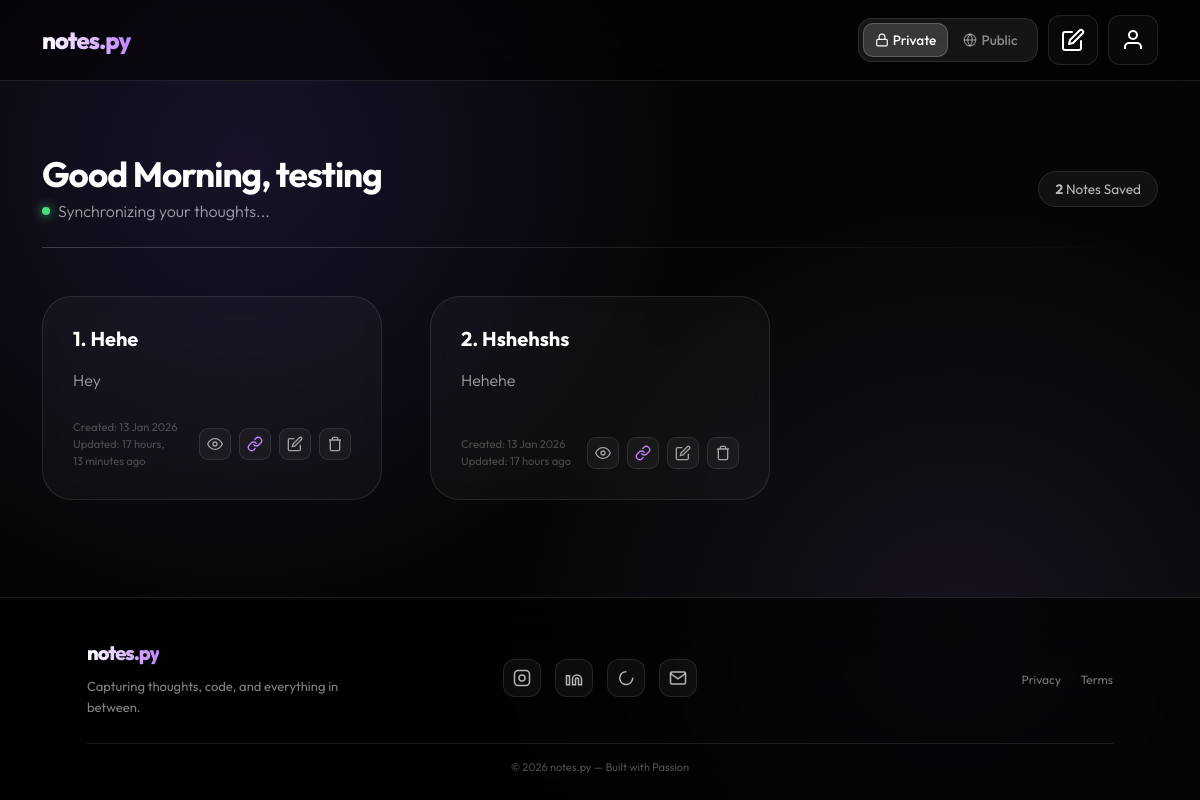
Page /home/ (signed in) on the committed database.
### notes/models.py (models this page shows)
class NoteApp(models.Model):
    notehead = models.CharField(max_length=15)
    notecontent = models.CharField(max_length=200)
    created_at = models.DateTimeField(auto_now_add=True)
    user = models.ForeignKey(User, on_delete=models.CASCADE)
    share_token = models.UUIDField(default=uuid.uuid4, editable=False, unique=True)
    is_public = models.BooleanField(default=False)
    updated_at = models.DateTimeField(auto_now=True)

### notes/views.py (the view, shortened to what this page needs)
# urls.py: 2. Add a URL to urlpatterns:  path('', views.home, name='home')
@login_required
@never_cache
def home(request):
     allnotes = NoteApp.objects.filter(user=request.user,is_public=False)
     return render(request, "home.html", {"notes": allnotes})

### notes/templates/home.html (shortened to what this page needs)
<!DOCTYPE html>
<html lang="en">
<head>
    <link href="https://cdn.jsdelivr.net/npm/bootstrap@5.3.2/dist/css/bootstrap.min.css" rel="stylesheet">
</head>
<body>
<nav class="glass-nav mb-4 mb-md-5">
    <div class="container">
        <span class="brand-logo">notes.py</span>
        <div class="nav-controls">
           <div class="privacy-selector">
                <div class="mode-container">
                    <a href="{% url 'home' %}" class="mode-label active-link">
                        <svg width="14" height="14" viewBox="0 0 24 24" fill="none" stroke="currentColor" stroke-width="2" class="me-1">
                            <rect x="3" y="11" width="18" height="11" rx="2" ry="2"></rect>
                            <path d="M7 11V7a5 5 0 0 1 10 0v4"></path>
                        </svg>
                        Private
                    </a>
                </div>
                <div class="mode-container">
                    <a href="{% url 'all_view' %}" class="mode-label">
                        <svg width="14" height="14" viewBox="0 0 24 24" fill="none" stroke="currentColor" stroke-width="2" class="me-1">
                            <circle cx="12" cy="12" r="10"></circle>
                            <line x1="2" y1="12" x2="22" y2="12"></line>
                            <path d="M12 2a15.3 15.3 0 0 1 4 10 15.3 15.3 0 0 1-4 10 15.3 15.3 0 0 1-4-10 15.3 15.3 0 0 1 4-10z"></path>
                        </svg>
                        Public
                    </a>
                </div>
                <div class="mode-glider" id="glider"></div>
            </div>
            <button class="btn-glass nav-pencil-btn-large" data-bs-toggle="modal" data-bs-target="#newNoteModal">
                <svg width="24" height="24" viewBox="0 0 24 24" fill="none" stroke="currentColor" stroke-width="2" stroke-linecap="round" stroke-linejoin="round">
                    <path d="M11 4H4a2 2 0 0 0-2 2v14a2 2 0 0 0 2 2h14a2 2 0 0 0 2-2v-7"></path>
                    <path d="M18.5 2.5a2.121 2.121 0 0 1 3 3L12 15l-4 1 1-4 9.5-9.5z"></path>
                </svg>
            </button>
            <div class="dropdown">
                <button class="btn-glass nav-pencil-btn-large" type="button" data-bs-toggle="dropdown">
                    <svg width="24" height="24" viewBox="0 0 24 24" fill="none" stroke="currentColor" stroke-width="2">
                        <path d="M20 21v-2a4 4 0 0 0-4-4H8a4 4 0 0 0-4 4v2"></path>
                        <circle cx="12" cy="7" r="4"></circle>
                    </svg>
                </button>
            </div>
        </div>
    </div>
</nav>
<div class="main-content">
    <div class="container mt-3 mt-md-4 mb-4 mb-md-5">
        <div class="row align-items-center">
            <div class="col-12 col-lg-8">
                <h1 class="welcome-text mb-1">
                    Good <span id="day-greeting">Day</span>, {{ request.user.username }}
                </h1>
                <div class="thought-wrapper d-flex align-items-center gap-2">
                    <div class="pulse-indicator"></div>
                    <p id="thought-display" class="mb-0 thought-phrase">Synchronizing your thoughts...</p>
                </div>
            </div>
            <div class="col-lg-4 text-lg-end d-none d-lg-block">
                <span class="note-count-badge">
                    <strong>{{ notes|length }}</strong> Notes Saved
                </span>
            </div>
        </div>
        <hr class="glass-divider mt-3 mt-md-4">
    </div>
    <div class="container">
    <div class="row g-4 g-lg-5">
        {% for i in notes %}
        <div class="col-12 col-md-6 col-lg-4">
            <div class="note-card">
                <div>
                    <h5 class="card-title">{{ forloop.counter }}. {{ i.notehead }}</h5>
                    <p class="card-text">{{ i.notecontent }}</p>
                </div>
                <div class="d-flex justify-content-between align-items-center mt-auto pt-3 pt-md-4">
                    <div class="d-flex flex-column">
                        <span class="small opacity-25" style="font-size: 0.7rem;">Created: {{ i.created_at|date:"d M Y" }}</span>
                        <span class="small opacity-25" style="font-size: 0.7rem;">Updated: {{ i.updated_at|timesince }} ago</span>
                    </div>
                    <div class="d-flex gap-2">
                        <button class="btn-action" data-bs-toggle="modal" data-bs-target="#viewModal-{{i.id}}">
                            <svg viewBox="0 0 24 24" fill="none" stroke="currentColor" stroke-width="2"><path d="M1 12s4-8 11-8 11 8 11 8-4 8-11 8-11-8-11-8z"></path><circle cx="12" cy="12" r="3"></circle></svg>
                        </button>
                        <a href="{% url 'public_view' i.share_token %}" target="_blank" class="btn-action" style="color: var(--accent-light);">
                            <svg viewBox="0 0 24 24" fill="none" stroke="currentColor" stroke-width="2" stroke-linecap="round" stroke-linejoin="round"><path d="M10 13a5 5 0 0 0 7.54.54l3-3a5 5 0 0 0-7.07-7.07l-1.72 1.71"></path><path d="M14 11a5 5 0 0 0-7.54-.54l-3 3a5 5 0 0 0 7.07 7.07l1.71-1.71"></path></svg>
                        </a>
                        <button class="btn-action" data-bs-toggle="modal" data-bs-target="#editModal-{{i.id}}">
                            <svg viewBox="0 0 24 24" fill="none" stroke="currentColor" stroke-width="2"><path d="M11 4H4a2 2 0 0 0-2 2v14a2 2 0 0 0 2 2h14a2 2 0 0 0 2-2v-7"></path><path d="M18.5 2.5a2.121 2.121 0 0 1 3 3L12 15l-4 1 1-4 9.5-9.5z"></path></svg>
                        </button>
                        <a href="{% url 'delete' i.id %}" class="btn-action btn-delete">
                            <svg viewBox="0 0 24 24" fill="none" stroke="currentColor" stroke-width="2"><path d="M3 6h18M19 6v14a2 2 0 01-2 2H7a2 2 0 01-2-2V6m3 0V4a2 2 0 012-2h4a2 2 0 012 2v2"></path></svg>
                        </a>
                    </div>
                </div>
            </div>
        </div>
        {% endfor %}
    </div>
</div>
    <div class="toast-container position-fixed top-0 start-50 translate-middle-x p-3" style="z-index: 9999;">
    </div>
</div>
<footer class="glass-footer mt-4 mt-md-5">
    <div class="footer-wrap">
        <div class="container">
            <div class="row align-items-center gy-4">
                <div class="col-lg-4 d-flex flex-column align-items-center align-items-lg-start text-center text-lg-start">
    <div class="footer-brand mb-2">notes.py</div>
    <div class="footer-desc">
        Capturing thoughts, code, and everything in between.
    </div>
</div>
                <div class="col-lg-4">
                    <div class="social-icons">
                        <a href="https://www.instagram.com/w4seeem" class="social-icon-btn" title="Instagram">
                            <svg width="18" height="18" viewBox="0 0 24 24" fill="none" stroke="currentColor" stroke-width="2">
                                <rect x="2" y="2" width="20" height="20" rx="5"/>
                                <circle cx="12" cy="12" r="4"/>
                            </svg>
                        </a>
                        <a href="www.linkedin.com/in/wasim-faris-00440b370" class="social-icon-btn" title="LinkedIn">
                            <svg width="18" height="18" viewBox="0 0 24 24" fill="none" stroke="currentColor" stroke-width="2">
                                <path d="M16 8a6 6 0 0 1 6 6v7h-4v-7a2 2 0 0 0-2-2 2 2 0 0 0-2 2v7h-4v-7a6 6 0 0 1 6-6z"/>
                                <rect x="2" y="9" width="4" height="12"/>
                            </svg>
                        </a>
                        <a href="https://wa.me/919605505651" class="social-icon-btn" title="WhatsApp">
                            <svg width="18" height="18" viewBox="0 0 24 24" fill="none" stroke="currentColor" stroke-width="2">
                                <path d="M21 11.5a8.38 8.38 0 0 1-.9 3.8 8.5 8.5 0 1 1-7.6-11.7"/>
                            </svg>
                        </a>
                        <a href="mailto:waseemfaris179@gmail.com" class="social-icon-btn" title="Email">
                            <svg width="18" height="18" viewBox="0 0 24 24" fill="none" stroke="currentColor" stroke-width="2">
                                <rect x="2" y="4" width="20" height="16" rx="2"/>
                                <polyline points="22,6 12,13 2,6"/>
                            </svg>
                        </a>
                    </div>
                </div>
                <div class="col-lg-4 text-center text-lg-end">
                    <div class="footer-links">
                        <a href="#">Privacy</a>
                        <a href="#">Terms</a>
                    </div>
                </div>
            </div>
            <div class="footer-bottom">
                © 2026 notes.py — Built with Passion
            </div>
        </div>
    </div>
</footer>
</body>
</html>

### rows in the picture
NoteApp: notehead "Hehe", notecontent "Hey", created_at "13 Jan 2026", updated_at "17 hours, 13 minutes"
NoteApp: notehead "Hshehshs", notecontent "Hehehe", created_at "13 Jan 2026", updated_at "17 hours"

### other values in the picture
{{ request.user.username }} "testing"
{{ notes|length }} "2"
